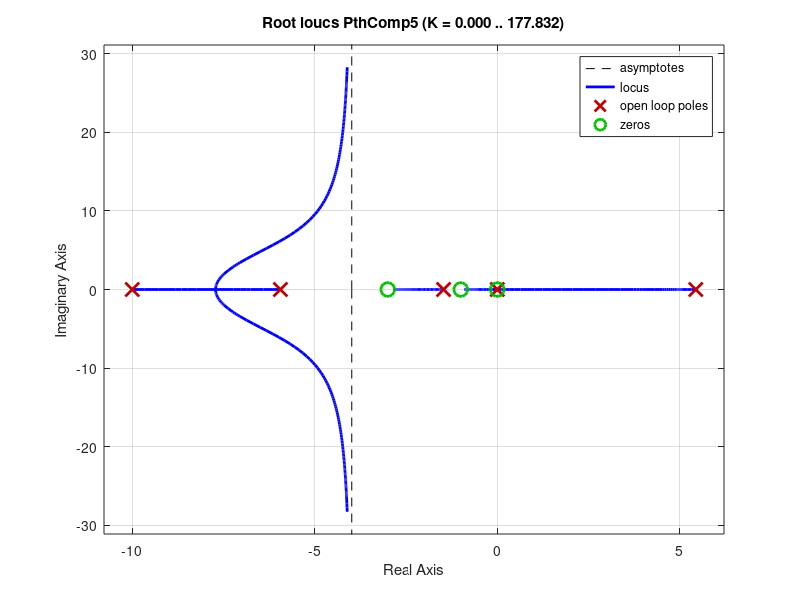

This chart was generated by the following MATLAB code:
clear var;

M=0.455; %[kg] Cart mass
m=0.21; %[kg] Pendulum mass
l=0.305; %[m] Pendulum half-length 
I=1/3*m*l^2; %[kg*m^2]Pendulum moment of inertia 
b=1.0; %[N*s/m] Cart viscous friction coefficient
Ie=I+m*l^2;
Me=m+M;
g=9.8;
k=10;

s=tf('s');
%{
GuTH = m*l*s/((Me*Ie- m^2*l^2)*s^3 + (b*Ie)*s^2 - (Me*m*g*l)*s -(b*m*g*l));
GuX = (Ie*s^2 -m*g*l)/(s*((Me*Ie -m^2*l^2)*s^3 + (b*Ie)*s^2 - (Me*m*g*l)*s - (b*m*g*l)));
%}


A = [0 1 0 0 ; 0 (-1)*(b*Ie)/(Me*Ie-m^2*l^2) (m^2*l^2*g)/(Me*Ie-m^2*l^2) 0 ; 0 0 0 1 ; 0 (-1)*(m*l*b)/(Me*Ie-m^2*l^2) (m*g*l*Me)/(Me*Ie-m^2*l^2) 0];

B = [0 ; Ie/(Me*Ie*m^2*l^2) ; 0 ; m*l/(Me*Ie-m^2*l^2)];


C = [0 0 1 0 ; 1 0 0 0];

D = [0;0];
sys=ss(A, B, C, D);

%{
e=eig(A);
figure;
plot(real(e), imag(e), '*');
xlabel("Real");
ylabel("Imag");
%}

systf=tf(sys);

%{
figure;
pzmap(sys, 'r')
hold on;
pzmap(systf, 'y')
%}

%{
____________________PUNTO 1____________________________
%}
D=[(M*m*l^2 + Me*I), b*Ie , (-1)*Me*m*g*l, (-1)*b*m*g*l];
sysD=tf(D, 1);

Pth = m*l*s/sysD;
Px = (Ie*s^2 - m*g*l)/(s*sysD);
%figure;
rlocus(Pth);

%{
____________________PUNTO 2____________________________
%}
PthComp1 = Pth/s;
%figure;
rlocus(PthComp1);

%{
____________________PUNTO 3____________________________
%}

PthComp2=Pth*(s + 10)/s;
%figure;
rlocus(PthComp2);

%{
____________________PUNTO 4____________________________
%}
PthComp3=Pth*(s + 4)/s;
%figure;
rlocus(PthComp3);
%{
____________________PUNTO 5____________________________
%}
PthComp4=Pth*(s + 1)/s;
%figure;
rlocus(PthComp4);

%{
____________________PUNTO 6____________________________
%}
PthComp5=Pth*(s + 3)*(s + 1)/(s*(s + 10));
%figure;
rlocus(PthComp5);

%{
____________________PUNTO 7____________________________
%}
%kControl=140;
x = [0, 0, pi/8, 0];